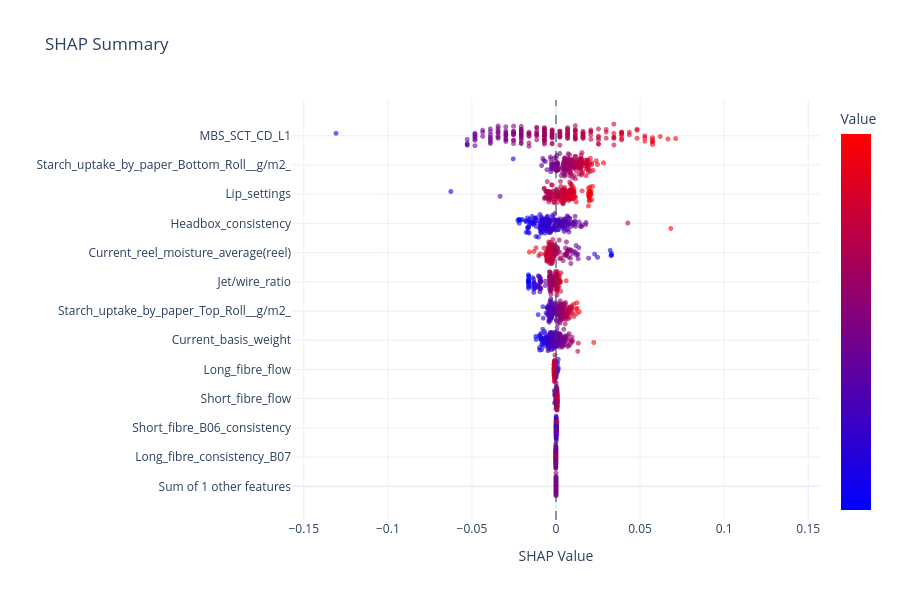

Notebook cell for this chart:
### Markdown cell above
## Query

### Code cell
#tables, figures  = run_query("explain model for SCT CD for grade 6010120 in April"),
#tables, figures  = run_query("explain model for steam cost for grade 6010120"),
#tables, figures  = run_query("explain model for total cost for grade 6010120 in April"),
#tables, figures  = run_query("explain model for starch cost for grade 6010120 in April"),
#tables, figures  = run_query("explain model for SCT CD for grade 6010120 in April 2026")
tables, figures  = run_query("explain model for SCT CD for grade 6010120 in April 2026")

### Figure 1 — Plotly figure (JSON) as saved in the notebook; plotly's stock layout.template omitted (floating-point values rounded to 4 significant figures; data arrays with more than 128 entries replaced by an {"elided": "..."} marker saying what was removed)
{"data": [{"customdata": {"elided": "201 int values"}, "hovertemplate": "<b>Sum of other features</b><br>SHAP: %{x:.3f}<br>Value: %{customdata:.3f}<extra></extra>", "marker": {"color": {"elided": "201 int values"}, "colorbar": {"showticklabels": false, "title": {"text": "Value"}}, "colorscale": [[0, "rgb(0,0,255)"], [1, "rgb(255,0,0)"]], "opacity": 0.6, "showscale": true, "size": 5}, "mode": "markers", "showlegend": false, "type": "scattergl", "x": {"elided": "201 int values"}, "y": {"elided": "201 float values"}}, {"customdata": {"elided": "201 float values"}, "hovertemplate": "<b>Long_fibre_consistency_B07</b><br>SHAP: %{x:.3f}<br>Value: %{customdata:.3f}<extra></extra>", "marker": {"color": {"elided": "201 float values"}, "colorscale": [[0, "rgb(0,0,255)"], [1, "rgb(255,0,0)"]], "opacity": 0.6, "showscale": false, "size": 5}, "mode": "markers", "showlegend": false, "type": "scattergl", "x": {"elided": "201 float values"}, "y": {"elided": "201 float values"}}, {"customdata": {"elided": "201 float values"}, "hovertemplate": "<b>Short_fibre_B06_consistency</b><br>SHAP: %{x:.3f}<br>Value: %{customdata:.3f}<extra></extra>", "marker": {"color": {"elided": "201 float values"}, "colorscale": [[0, "rgb(0,0,255)"], [1, "rgb(255,0,0)"]], "opacity": 0.6, "showscale": false, "size": 5}, "mode": "markers", "showlegend": false, "type": "scattergl", "x": {"elided": "201 float values"}, "y": {"elided": "201 float values"}}, {"customdata": {"elided": "201 float values"}, "hovertemplate": "<b>Short_fibre_flow</b><br>SHAP: %{x:.3f}<br>Value: %{customdata:.3f}<extra></extra>", "marker": {"color": {"elided": "201 float values"}, "colorscale": [[0, "rgb(0,0,255)"], [1, "rgb(255,0,0)"]], "opacity": 0.6, "showscale": false, "size": 5}, "mode": "markers", "showlegend": false, "type": "scattergl", "x": {"elided": "201 float values"}, "y": {"elided": "201 float values"}}, {"customdata": {"elided": "201 float values"}, "hovertemplate": "<b>Long_fibre_flow</b><br>SHAP: %{x:.3f}<br>Value: %{customdata:.3f}<extra></extra>", "marker": {"color": {"elided": "201 float values"}, "colorscale": [[0, "rgb(0,0,255)"], [1, "rgb(255,0,0)"]], "opacity": 0.6, "showscale": false, "size": 5}, "mode": "markers", "showlegend": false, "type": "scattergl", "x": {"elided": "201 float values"}, "y": {"elided": "201 float values"}}, {"customdata": {"elided": "201 float values"}, "hovertemplate": "<b>Current_basis_weight</b><br>SHAP: %{x:.3f}<br>Value: %{customdata:.3f}<extra></extra>", "marker": {"color": {"elided": "201 float values"}, "colorscale": [[0, "rgb(0,0,255)"], [1, "rgb(255,0,0)"]], "opacity": 0.6, "showscale": false, "size": 5}, "mode": "markers", "showlegend": false, "type": "scattergl", "x": {"elided": "201 float values"}, "y": {"elided": "201 float values"}}, {"customdata": {"elided": "201 float values"}, "hovertemplate": "<b>Starch_uptake_by_paper_Top_Roll__g/m2_</b><br>SHAP: %{x:.3f}<br>Value: %{customdata:.3f}<extra></extra>", "marker": {"color": {"elided": "201 float values"}, "colorscale": [[0, "rgb(0,0,255)"], [1, "rgb(255,0,0)"]], "opacity": 0.6, "showscale": false, "size": 5}, "mode": "markers", "showlegend": false, "type": "scattergl", "x": {"elided": "201 float values"}, "y": {"elided": "201 float values"}}, {"customdata": {"elided": "201 float values"}, "hovertemplate": "<b>Jet/wire_ratio</b><br>SHAP: %{x:.3f}<br>Value: %{customdata:.3f}<extra></extra>", "marker": {"color": {"elided": "201 float values"}, "colorscale": [[0, "rgb(0,0,255)"], [1, "rgb(255,0,0)"]], "opacity": 0.6, "showscale": false, "size": 5}, "mode": "markers", "showlegend": false, "type": "scattergl", "x": {"elided": "201 float values"}, "y": {"elided": "201 float values"}}, {"customdata": {"elided": "201 float values"}, "hovertemplate": "<b>Current_reel_moisture_average(reel)</b><br>SHAP: %{x:.3f}<br>Value: %{customdata:.3f}<extra></extra>", "marker": {"color": {"elided": "201 float values"}, "colorscale": [[0, "rgb(0,0,255)"], [1, "rgb(255,0,0)"]], "opacity": 0.6, "showscale": false, "size": 5}, "mode": "markers", "showlegend": false, "type": "scattergl", "x": {"elided": "201 float values"}, "y": {"elided": "201 float values"}}, {"customdata": {"elided": "201 float values"}, "hovertemplate": "<b>Headbox_consistency</b><br>SHAP: %{x:.3f}<br>Value: %{customdata:.3f}<extra></extra>", "marker": {"color": {"elided": "201 float values"}, "colorscale": [[0, "rgb(0,0,255)"], [1, "rgb(255,0,0)"]], "opacity": 0.6, "showscale": false, "size": 5}, "mode": "markers", "showlegend": false, "type": "scattergl", "x": {"elided": "201 float values"}, "y": {"elided": "201 float values"}}, {"customdata": {"elided": "201 float values"}, "hovertemplate": "<b>Lip_settings</b><br>SHAP: %{x:.3f}<br>Value: %{customdata:.3f}<extra></extra>", "marker": {"color": {"elided": "201 float values"}, "colorscale": [[0, "rgb(0,0,255)"], [1, "rgb(255,0,0)"]], "opacity": 0.6, "showscale": false, "size": 5}, "mode": "markers", "showlegend": false, "type": "scattergl", "x": {"elided": "201 float values"}, "y": {"elided": "201 float values"}}, {"customdata": {"elided": "201 float values"}, "hovertemplate": "<b>Starch_uptake_by_paper_Bottom_Roll__g/m2_</b><br>SHAP: %{x:.3f}<br>Value: %{customdata:.3f}<extra></extra>", "marker": {"color": {"elided": "201 float values"}, "colorscale": [[0, "rgb(0,0,255)"], [1, "rgb(255,0,0)"]], "opacity": 0.6, "showscale": false, "size": 5}, "mode": "markers", "showlegend": false, "type": "scattergl", "x": {"elided": "201 float values"}, "y": {"elided": "201 float values"}}, {"customdata": {"elided": "201 float values"}, "hovertemplate": "<b>MBS_SCT_CD_L1</b><br>SHAP: %{x:.3f}<br>Value: %{customdata:.3f}<extra></extra>", "marker": {"color": {"elided": "201 float values"}, "colorscale": [[0, "rgb(0,0,255)"], [1, "rgb(255,0,0)"]], "opacity": 0.6, "showscale": false, "size": 5}, "mode": "markers", "showlegend": false, "type": "scattergl", "x": {"elided": "201 float values"}, "y": {"elided": "201 float values"}}], "layout": {"height": 600, "hovermode": "closest", "shapes": [{"line": {"dash": "dash", "width": 1}, "type": "line", "x0": 0, "x1": 0, "xref": "x", "y0": 0, "y1": 1, "yref": "y domain"}], "title": {"text": "SHAP Summary"}, "xaxis": {"range": [-0.157, 0.157], "title": {"text": "SHAP Value"}}, "yaxis": {"ticktext": ["Sum of 1 other features", "Long_fibre_consistency_B07", "Short_fibre_B06_consistency", "Short_fibre_flow", "Long_fibre_flow", "Current_basis_weight", "Starch_uptake_by_paper_Top_Roll__g/m2_", "Jet/wire_ratio", "Current_reel_moisture_average(reel)", "Headbox_consistency", "Lip_settings", "Starch_uptake_by_paper_Bottom_Roll__g/m2_", "MBS_SCT_CD_L1"], "tickvals": [0, 1.3, 2.6, 3.9, 5.2, 6.5, 7.8, 9.1, 10.4, 11.7, 13, 14.3, 15.6], "title": {"text": ""}}}}
